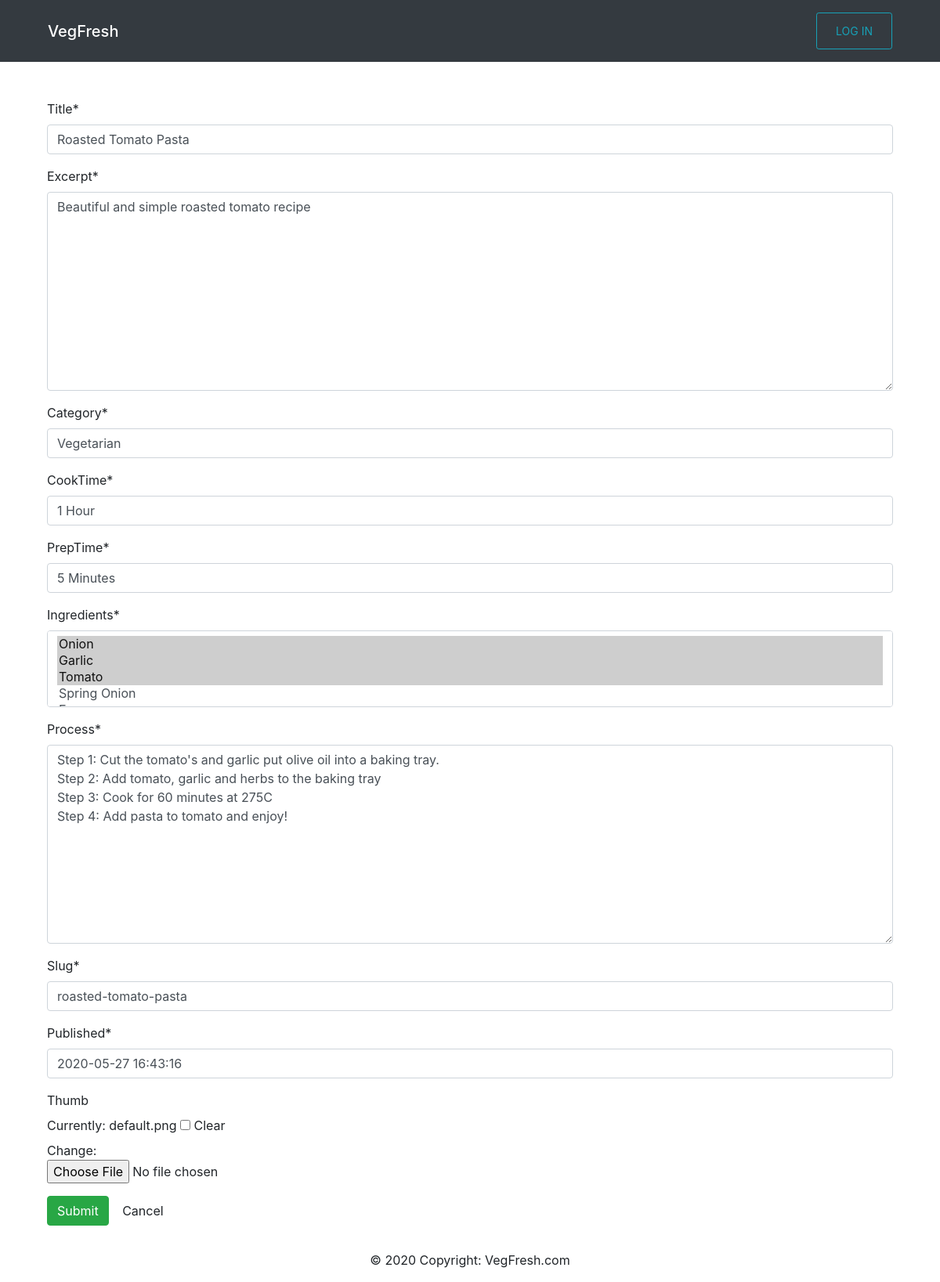
Page /edit/1/ on the committed database.
### core/models.py (models this page shows, shortened)
class Core(models.Model):
    title = models.CharField(max_length=200)
    excerpt = models.TextField(null=True)
    category = models.CharField(max_length=10)
    cookTime = models.CharField(max_length=20)
    prepTime = models.CharField(max_length=20)
    ingredients = models.ManyToManyField(Ingredient)
    process = models.TextField(null=True)
    slug = models.SlugField(max_length=100, unique=True)
    updated = models.DateTimeField(auto_now=True)
    published = models.DateTimeField(default=timezone.now)
    thumb = models.ImageField(default='default.png', blank=True)
    class Meta:
        ordering = ['-published']

### core/views.py (the view)
# urls.py: path('edit/<int:pk>/', views.EditView.as_view(), name='edit'),
class EditView(UpdateView):
    model = Core
    template_name = 'core/edit.html'
    fields = '__all__'
    pk_url_kwarg = 'pk'
    success_url = reverse_lazy('core:posts')

### core/models.py (called while the page is built)
    def __str__(self):
        return self.IngName

### templates/core/edit.html (shortened to what this page needs)
{% extends 'core/base.html' %}
{% load crispy_forms_tags %}
{% block content %}
<div class="container pt-5">
    <form method="post" class="bootstrap4" novalidate>
        {% for field in form.visible_fields %}
        <div class="form-group">
            {{ field|as_crispy_field }}
        </div>
        {% endfor %}
        <div class="form-group">
            <button type="submit" class="btn btn-success">
                 Submit
            </button>
            <a href="{% url 'core:posts' %}" class="btn btn-default">Cancel</a>
        </div>
    </form>
</div>
{% endblock %}

### static/CSS/Navbar/style.css (style rules this page uses)
a { color:inherit !important; text-decoration: none !important; }

### rows in the picture
Core: visible_fields "Roasted Tomato Pasta" "Beautiful and simple roasted tomato recipe" "Vegetarian" "1 Hour" "5 Minutes" "Step 1: Cut the tomato's and garlic put olive oil into a baking tray. Step 2: Add tomato, garlic and herbs to the baking tray Step 3: Cook for 60 minutes at 275C Step 4: Add pasta to tomato and enjoy!" "roasted-tomato-pasta" "2020-05-27 16:43:16"
